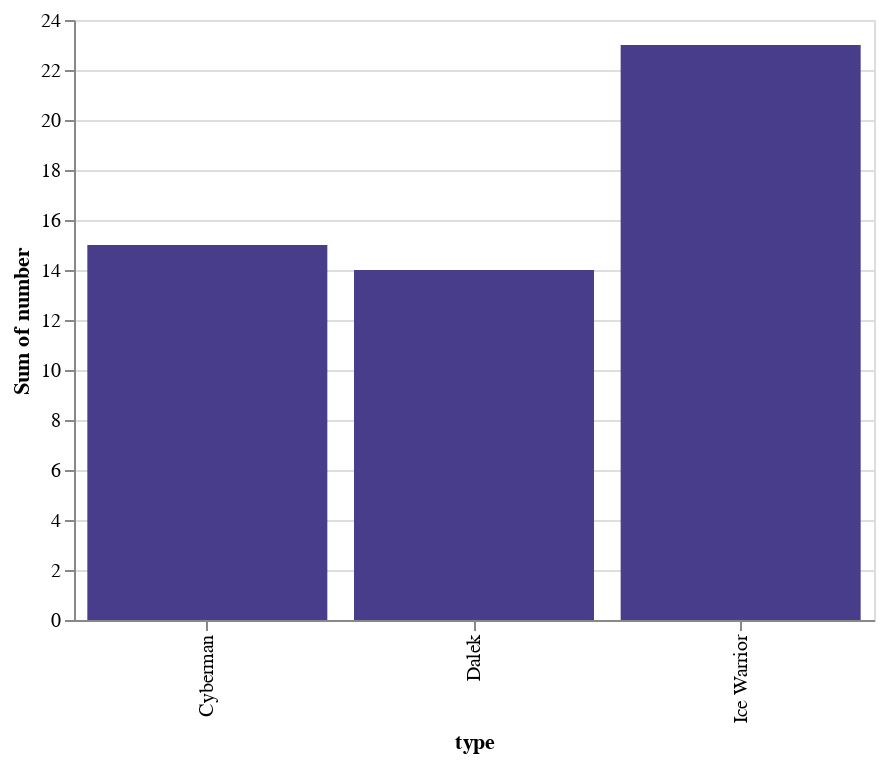

Source (notebook cell):
### Markdown cell above
## Customizing
---

We can customize some of the visual attributes of our marks that we are not tying to an encoding.

*Altair uses [web colors](https://en.wikipedia.org/wiki/Web_colors)*

### Code cell
alt.Chart(df).mark_bar(color="darkslateblue").encode(x='type:N', y='sum(number)')

### Figure 1 — Vega-Lite specification as saved in the notebook (floating-point values rounded to 4 significant figures)
{"$schema": "https://vega.github.io/schema/vega-lite/v2.6.0.json", "config": {"view": {"height": 300, "width": 400}}, "data": {"name": "data-2f76c6980794141da1d61074bd03651a"}, "datasets": {"data-2f76c6980794141da1d61074bd03651a": [{"number": 9, "type": "Cyberman"}, {"number": 1, "type": "Cyberman"}, {"number": 1, "type": "Cyberman"}, {"number": 8, "type": "Dalek"}, {"number": 1, "type": "Ice Warrior"}, {"number": 4, "type": "Cyberman"}, {"number": 9, "type": "Ice Warrior"}, {"number": 9, "type": "Ice Warrior"}, {"number": 4, "type": "Ice Warrior"}, {"number": 6, "type": "Dalek"}]}, "encoding": {"x": {"field": "type", "type": "nominal"}, "y": {"aggregate": "sum", "field": "number", "type": "quantitative"}}, "mark": {"color": "darkslateblue", "type": "bar"}}
